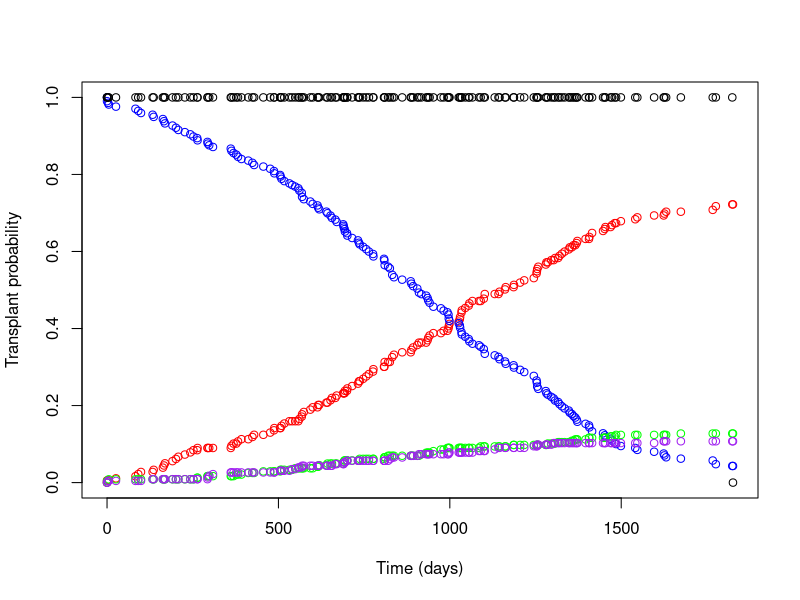

Write the R code that produced this figure.
#work for kidney#

## Set work area/libname ##
#setwd("F:\\Shared\\Organ Utilisation\\Winton Centre\\Kidney CR\\R work")

## Import data ##
survdata <- read.csv("kid_wlist.csv",fileEncoding = 'UTF-8-BOM')
param <- read.csv("kid_waitlist_params.csv")
attach(survdata)
attach(param)

## Check data ##
head(survdata)
head(param)


##Check baseline ##

## Adjusted capH will be - log(tx_surv) * exp(XB) ##

## Calculate cumulative hazard for each term ##
capHtx <- -log(tx_surv)
capHrem <- -log(rem_surv)
capHdth <- -log(dth_surv)

basehaz <- data.frame(survdata, capHtx, capHrem, capHdth)

head(basehaz)

#Start with Belfast #
bel <- basehaz[rec_unit=="Belfast",]


dim(bel)[1]

capS <- numeric(length = dim(bel)[1])
capS[1] <- 1
capF_tx <- numeric(length = dim(bel)[1])
capF_tx[1] <- 0
capF_rem <- numeric(length = dim(bel)[1])
capF_rem[1] <- 0
capF_dth <- numeric(length = dim(bel)[1])
capF_dth[1] <- 0

p_tx <- numeric(length = dim(bel)[1])
p_tx[1] <- 0
p_rem <- numeric(length = dim(bel)[1])
p_rem[1] <- 0
p_dth <- numeric(length = dim(bel)[1])
p_dth[1] <- 0

h_tx <- numeric(length = dim(bel)[1])
h_tx[1] <- 0
h_rem <- numeric(length = dim(bel)[1])
h_rem[1] <- 0
h_dth <- numeric(length = dim(bel)[1])
h_dth[1] <- 0

test <- numeric(length = dim(bel)[1])
test[1] <- 0


for (i in 1:(dim(bel)[1]-1)){
  h_tx[i] <- bel$capHtx[i+1] - bel$capHtx[i]
  p_tx[i] <- h_tx[i] * capS[i]
  capF_tx[i+1] <- capF_tx[i] + p_tx[i]

  h_rem[i] <- bel$capHrem[i+1] - bel$capHrem[i]
  p_rem[i] <- h_rem[i] * capS[i]
  capF_rem[i+1] <- capF_rem[i] + p_rem[i]

  h_dth[i] <- bel$capHdth[i+1] - bel$capHdth[i]
  p_dth[i] <- h_dth[i] * capS[i]
  capF_dth[i+1] <- capF_dth[i] + p_dth[i]

  capS[i+1] <- capS[i] - p_tx[i] - p_rem[i] - p_dth [i]

  test[i] <- capS[i] + capF_rem[i] + capF_tx[i] + capF_dth[i]

}

plot(y = capF_tx, x = bel$time, ylab = "Transplant probability", xlab = "Time (days)", ylim = c(0, 1), col = "red")
points(y = capS, x = bel$time, col = "blue")
points(y = capF_rem, x = bel$time, col="green")
points(y = capF_dth, x = bel$time, col = "purple")

#plot(y = capS, x = bel$time, ylab = "Overall survival", xlab = "Time (days)", ylim = c(0, 1))
#plot(y = capF_rem, x = bel$time, ylab = "Removal probability", xlab = "Time (days)", ylim = c(0, 1))


points(y = test, x = bel$time, col="black")

